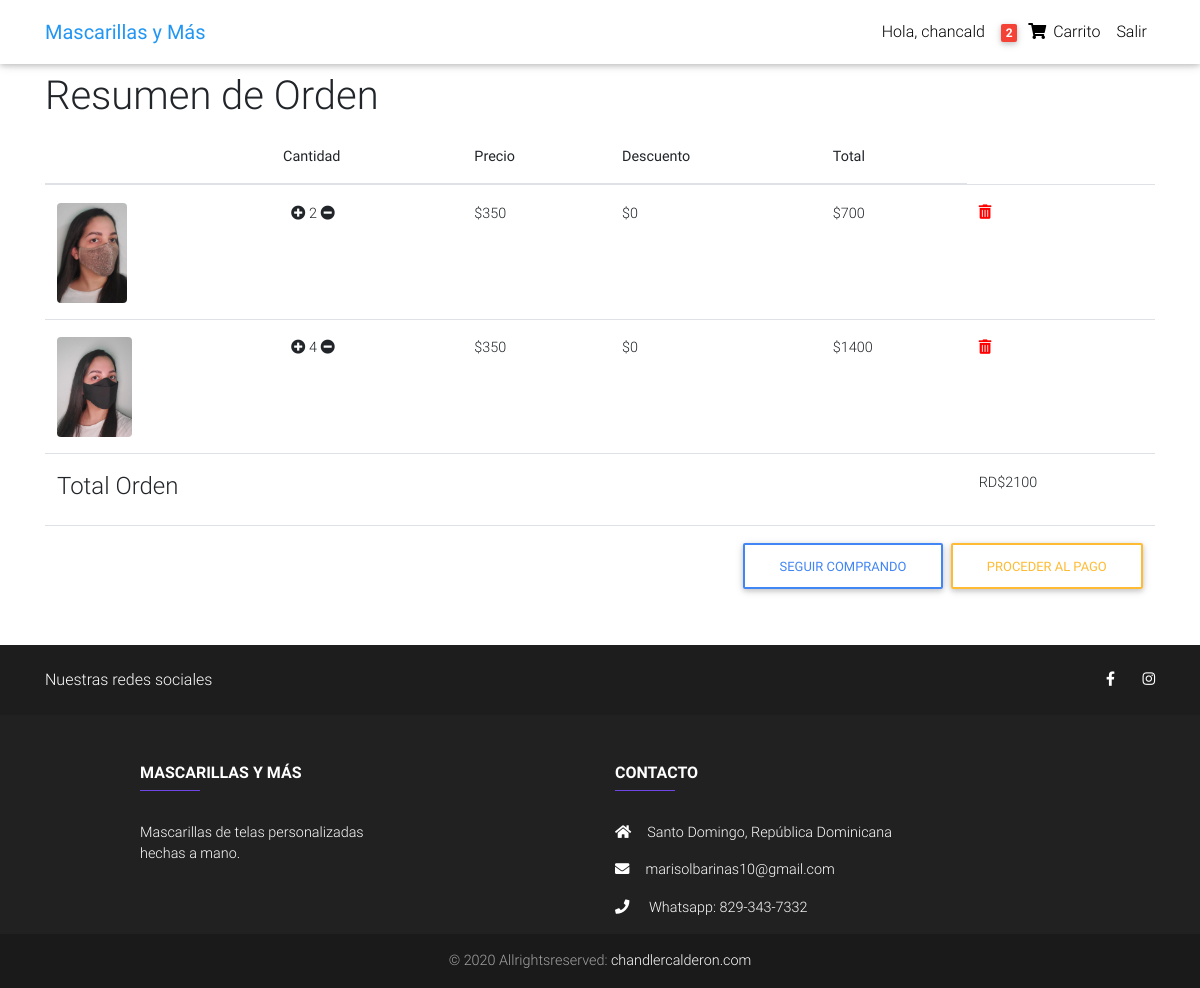
Page /order-summary/ (signed in) on the committed database.
### catalog/models.py (models this page shows, shortened)
class Order(models.Model):
    user = models.ForeignKey(User, on_delete=models.CASCADE)
    items = models.ManyToManyField(OrderItem)
    promo = models.ManyToManyField(Promo)
    address = models.ForeignKey("Address", on_delete=models.SET_NULL, blank=True, null=True)
    ordered = models.BooleanField(default=False)
    start_date = models.DateTimeField(auto_now_add=True)
    ordered_date = models.DateTimeField()
    def get_total(self):
        total = 0
        for order_item in self.items.all():
            total += order_item.get_final_price()
        if self.promo:
            for promo in self.promo.all():
                total *= (1 - promo.promo_discount)
        return round(total, 2)

class OrderItem(models.Model):
    item = models.ForeignKey(Item, on_delete=models.CASCADE)
    user = models.ForeignKey(User, on_delete=models.CASCADE)
    ordered = models.BooleanField(default=False)
    quantity = models.IntegerField(default=1)
    def get_total_item_price(self):
        return self.quantity * self.item.price
    def get_final_price(self):
        if self.item.discount_price:
            return self.get_total_item_dicount_price()
        else:
            return self.get_total_item_price()
    def get_amount_saved(self):
        return self.get_total_item_price() - self.get_final_price()

class Item(models.Model):
    title = models.CharField(max_length=40)
    price = models.IntegerField()
    discount_price = models.IntegerField(blank=True, null=True)
    slug = models.SlugField()
    status = models.name = models.CharField(max_length=200)
    category = models.CharField(choices=CATEGORY_CHOICES, max_length=2)
    label = models.CharField(choices=LABEL_CHOICES, max_length=2)
    description = models.TextField()
    image = models.ImageField(default='default.jpg', upload_to='static/images')
    def get_add_item_quantity_url(self):
        return reverse('add_item_quantity', kwargs={'slug':self.slug})
    def get_remove_item_quantity_url(self):
        return reverse('remove_item_quantity', kwargs={'slug':self.slug})
    def get_remove_from_cart_summary_url(self):
        return reverse('remove_from_cart_summary', kwargs={'slug':self.slug})

### catalog/views.py (the view)
# urls.py: path('order-summary/', OrderSummaryView.as_view(), name="order_summary"),
class OrderSummaryView(View):
    def get(self, *args, **kwargs):
        order = Order.objects.get(user=self.request.user, ordered=False)
        context = {
            'order': order
        }
        return render(self.request, 'order_summary.html', context)

### catalog/templatetags/cart_template_tags.py (called while the page is built)
@register.filter
def cart_item_count(user):
    if user.is_authenticated:
        qs = Order.objects.filter(user=user, ordered=False)
        if qs.exists():
            order = qs[0]
            return order.items.count()
        else:
            return 0

### templates/order_summary.html (shortened to what this page needs)
{% extends "base.html" %}
{% block content %}
<main class="mt-5 pt-4">
    <div class="container">
        <section class="mb-4">
            {% if order.items.all %}
            <h1>Resumen de Orden</h1>
                <div class="table-responsive text-nowrap">
                    <table class="table">
                        <thead>
                            <tr>
                                <th scope="col"></th>
                                <th scope="col">Cantidad</th>
                                <th scope="col">Precio</th>
                                <th scope="col">Descuento</th>
                                <th scope="col">Total</th>
                            </tr>
                        </thead>
                        <tbody>
                        {% for order_item in order.items.all %}
                            <tr>
                                <th scope="row">
                                    <a href="{% url 'product' order_item.item.slug %}">
                                        <img src="{{order_item.item.image.url}}" height="100px" class="rounded" alt="">
                                    </a>
                                </th>
                                <td>
                                    <a href="{{order_item.item.get_add_item_quantity_url}}">
                                        <i class="fas fa-plus-circle ml-2"></i>
                                    </a>
                                    {{order_item.quantity}}
                                    <a href="{{order_item.item.get_remove_item_quantity_url}}">
                                        <i class="fas fa-minus-circle mr-2"></i>
                                    </a>
                                </td>
                                {% if order_item.item.discount_price %}
                                    <td>${{order_item.item.discount_price}}</td>
                                {% else %}
                                    <td>${{order_item.item.price}}</td>
                                {% endif %}
                                <td>${{order_item.get_amount_saved}}</td>
                                <td>${{order_item.get_final_price}}</td>
                                <td>
                                   <a href="{{order_item.item.get_remove_from_cart_summary_url}}">
                                        <span style="color: red;" >
                                            <i class="fas fa-trash-alt"></i>
                                        </span>
                                    </a>
                                </td>
                            </tr>
                            {% empty %}
                            <tr>
                                <td colspan="5">
                                    <a href="{% url 'home' %}" class="btn btn-outline-primary float-right">Seguir comprando</a>
                                </td>
                            </tr>
                        {% endfor %}
                        {% if order.get_total %}
                        <tr>
                            <td colspan="5">
                                <h4>Total Orden</h4>
                            </td>
                            <td colspan="1">
                                RD${{order.get_total}}
                            </td>
                        </tr>
                        <tr>
                            <td colspan="6">
                                <a href="{% url 'checkout' %}" class="btn btn-outline-warning float-right ml-2">Proceder al pago</a>
                                <a href="{% url 'home' %}" class="btn btn-outline-primary float-right">Seguir comprando</a>
                            </td>
                        </tr>
                        {% endif %}
                        </tbody>
                    </table>
                    {% else %}
                    <h4 class="text-center mt-5 pt-4">No hay productos en el carrito</h4>
                    <a href="{% url 'home' %}" class="mt-5 btn btn-outline-primary">Seguir Comprando</a>
                    {% endif %}
                </div>
        </section>
    </div>
</main>
{% endblock content %}

### templates/base.html (shortened to what this page needs)
{% load static %}
{% load cart_template_tags %}
<!doctype html>
<html lang="en">
<head>
  <link rel="stylesheet" href="https://use.fontawesome.com/releases/v5.11.2/css/all.css">
  <link href="{% static 'css/bootstrap.min.css' %}" rel="stylesheet">
  <link href="{% static 'css/mdb.min.css' %}" rel="stylesheet">
  <link href="{% static 'css/style.min.css' %}" rel="stylesheet">
</head>
<body>
  <nav class="navbar fixed-top navbar-expand-lg navbar-light white scrolling-navbar">
    <div class="container">
      <a class="navbar-brand waves-effect" href="/" >
        <strong class="blue-text">Mascarillas y Más</strong>
      </a>
      <div class="collapse navbar-collapse" id="navbarSupportedContent">
        <ul class="navbar-nav nav-flex-icons">
          {% if request.user.is_authenticated %}
          <li class="nav-item">
            <a class="nav-link waves-effect" href="#">Hola, {{request.user.username}}
            </a>
          </li>
          <li class="nav-item">
            <a href="{% url 'order_summary' %}" class="nav-link waves-effect">
              <span class="badge red z-depth-1 mr-1">{{ request.user|cart_item_count }}</span>
              <i class="fas fa-shopping-cart"></i>
              <span class="clearfix d-none d-sm-inline-block"> Carrito </span>
            </a>
          </li>
          <li class="nav-item">
            <a class="nav-link waves-effect" href="{% url 'account_logout' %}">Salir
            </a>
          </li>
          {% endif %}
        </ul>
      </div>
    </div>
  </nav>
  {% block content %}{% endblock %}
<footer class="page-footer font-small elegant-color-dark">
  <div style="background-color: #1d1d1d;">
    <div class="container">
      <div class="row py-4 d-flex align-items-center">
        <div
          class="col-md-6 col-lg-5 text-center text-md-left mb-4 mb-md-0"
        >
          <h6 class="mb-0">Nuestras redes sociales</h6>
        </div>
        <div class="col-md-6 col-lg-7 text-center text-md-right">
          <a class="fb-ic">
            <i class="fab fa-facebook-f white-text mr-4"> </i>
          </a>
          <a class="ins-ic">
            <i class="fab fa-instagram white-text"> </i>
          </a>
        </div>
      </div>
    </div>
  </div>
  <div class="container text-center text-md-left mt-5">
    <div class="row mt-3">
      <div class="col-md-3 col-lg-4 col-xl-3 mx-auto mb-4">
        <h6 class="text-uppercase font-weight-bold">Mascarillas y Más</h6>
        <hr
          class="deep-purple accent-2 mb-4 mt-0 d-inline-block mx-auto"
          style="width: 60px;"
        />
        <p>
          Mascarillas de telas personalizadas hechas a mano.
        </p>
      </div>
      <div class="col-md-5 col-lg-5 col-xl-5 mx-auto mb-md-0 mb-4">
        <h6 class="text-uppercase font-weight-bold">Contacto</h6>
        <hr
          class="deep-purple accent-2 mb-4 mt-0 d-inline-block mx-auto"
          style="width: 60px;"
        />
        <p><i class="fas fa-home mr-3"></i>Santo Domingo, República Dominicana</p>
        <p><i class="fas fa-envelope mr-3"></i>marisolbarinas10@gmail.com</p>
        <p><i class="fas fa-phone mr-3"></i> Whatsapp: 829-343-7332</p>
      </div>
    </div>
  </div>
  <div class="footer-copyright text-center py-3">
    © 2020 Allrightsreserved:
    <a href="http://chandlercalderon.com">chandlercalderon.com</a>
  </div>
</footer>
</body>
</html>

### templates/base.html (style rules this page uses)
html, body, header, .carousel { height: 60vh; }

### rows in the picture
OrderItem: item.image (picture), quantity "2", item.price "350", get_amount_saved "0", get_final_price "700"
OrderItem: item.image (picture), quantity "4", item.price "350", get_amount_saved "0", get_final_price "1400"
Order: get_total "2100"

### other values in the picture
{{ request.user.username }} "chancald"
{{ request.user|cart_item_count }} "2"
